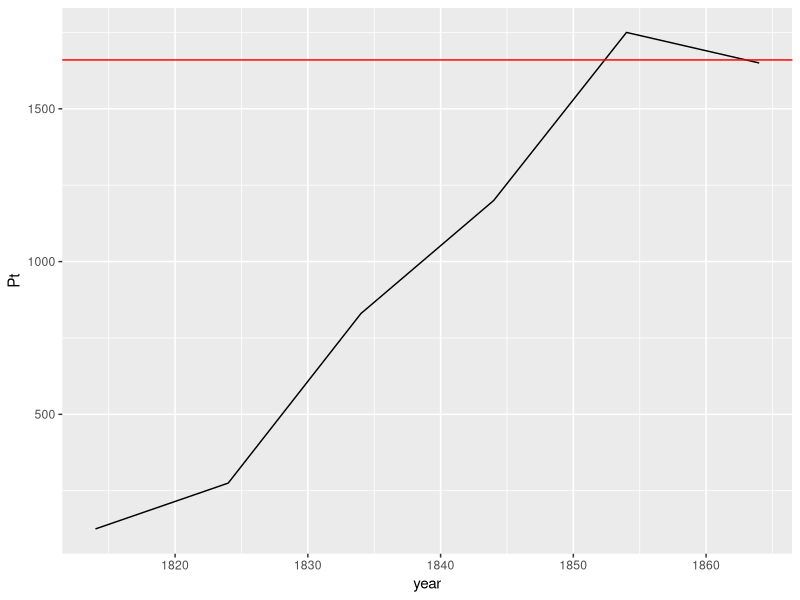
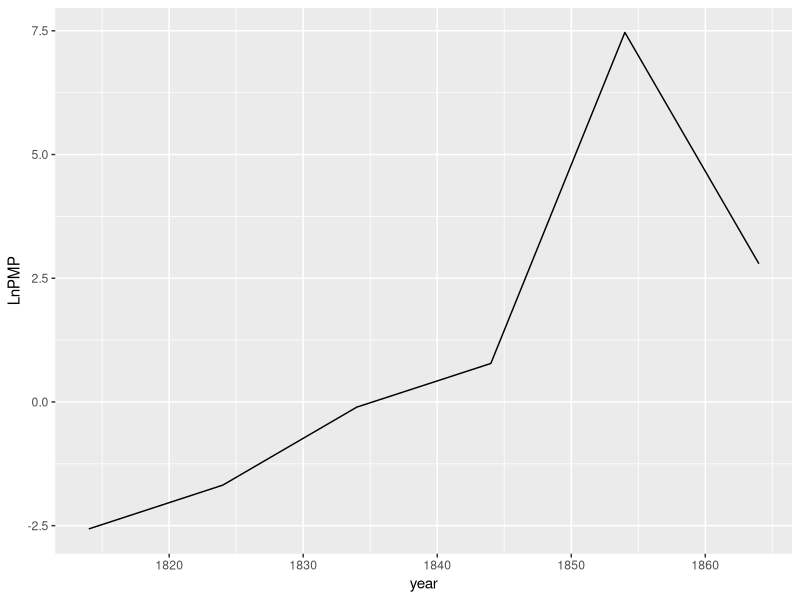

The R script that drew these images, in order:
## ---- chunk 1

pt <- data.frame(year=c(1814,1824,1834,1844,1854,1864), Pt=c(125,275,830,1200,1750,1650))
pt$PtDiff <- rep(NA, nrow(pt))
for(i in 2:nrow(pt))
{
  pt$PtDiff[i] <- pt$Pt[i] - pt$Pt[i - 1]
}
pt
maxPtDiff <- max(pt$PtDiff, na.rm=TRUE)
PtAtMaxDiff <- na.exclude(pt[pt$PtDiff == maxPtDiff,]$Pt)
estimatedM <- PtAtMaxDiff * 2
library(ggplot2)

dfMax <- data.frame(x=c(1814, 1865), y=c(PtAtMaxDiff, PtAtMaxDiff))
g1 <- ggplot(data=pt) + 
  geom_line(aes(x=year, y=Pt)) + 
  geom_abline(intercept=estimatedM, slope=0, colour="red") 
g1
## ---- chunk 2
M <- 1751
pt$LnPMP <- log(pt$Pt/(M - pt$Pt))
pt

g1 <- ggplot(data=pt) + 
  geom_line(aes(x=year, y=LnPMP)) 
g1

## ---- chunk 3

rM <- (pt$LnPMP[length(pt$LnPMP)] - pt$LnPMP[1]) / (pt$year[length(pt$year)] - pt$year[1])
rM
t <- -1 * pt$LnPMP[1] / rM
t

pt$year[1] + t
